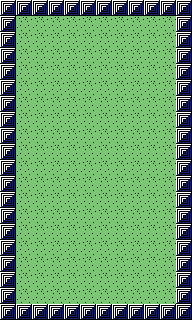

The image is a tile-based game level rendered from a .tmx file. Its description and complete source (layers, tilesets, objects, tile grids) follow:
An orthogonal 12x20 tile map with 16x16 px tiles, 2 tile layers (ground, object).

<map version="1.2" tiledversion="1.2.3" orientation="orthogonal" renderorder="right-down" width="12" height="20" tilewidth="16" tileheight="16" infinite="0" nextlayerid="18" nextobjectid="39">
 <tileset firstgid="1" name="tileset" tilewidth="16" tileheight="16" tilecount="30" columns="10">
  <image source="tile.png" width="160" height="48" />
 </tileset>
 <layer id="17" name="ground" width="12" height="20">
  <data encoding="csv">
3,3,3,3,3,3,3,3,3,3,3,3,
3,3,3,3,3,3,3,3,3,3,3,3,
3,3,3,3,3,3,3,3,3,3,3,3,
3,3,3,3,3,3,3,3,3,3,3,3,
3,3,3,3,3,3,3,3,3,3,3,3,
3,3,3,3,3,3,3,3,3,3,3,3,
3,3,3,3,3,3,3,3,3,3,3,3,
3,3,3,3,3,3,3,3,3,3,3,3,
3,3,3,3,3,3,3,3,3,3,3,3,
3,3,3,3,3,3,3,3,3,3,3,3,
3,3,3,3,3,3,3,3,3,3,3,3,
3,3,3,3,3,3,3,3,3,3,3,3,
3,3,3,3,3,3,3,3,3,3,3,3,
3,3,3,3,3,3,3,3,3,3,3,3,
3,3,3,3,3,3,3,3,3,3,3,3,
3,3,3,3,3,3,3,3,3,3,3,3,
3,3,3,3,3,3,3,3,3,3,3,3,
3,3,3,3,3,3,3,3,3,3,3,3,
3,3,3,3,3,3,3,3,3,3,3,3,
3,3,3,3,3,3,3,3,3,3,3,3
</data>
 </layer>
 <layer id="16" name="object" width="12" height="20">
  <data encoding="csv">
1,1,1,1,1,1,1,1,1,1,1,1,
1,0,0,0,0,0,0,0,0,0,0,1,
1,0,0,0,0,0,0,0,0,0,0,1,
1,0,0,0,0,0,0,0,0,0,0,1,
1,0,0,0,0,0,0,0,0,0,0,1,
1,0,0,0,0,0,0,0,0,0,0,1,
1,0,0,0,0,0,0,0,0,0,0,1,
1,0,0,0,0,0,0,0,0,0,0,1,
1,0,0,0,0,0,0,0,0,0,0,1,
1,0,0,0,0,0,0,0,0,0,0,1,
1,0,0,0,0,0,0,0,0,0,0,1,
1,0,0,0,0,0,0,0,0,0,0,1,
1,0,0,0,0,0,0,0,0,0,0,1,
1,0,0,0,0,0,0,0,0,0,0,1,
1,0,0,0,0,0,0,0,0,0,0,1,
1,0,0,0,0,0,0,0,0,0,0,1,
1,0,0,0,0,0,0,0,0,0,0,1,
1,0,0,0,0,0,0,0,0,0,0,1,
1,0,0,0,0,0,0,0,0,0,0,1,
1,1,1,1,1,1,1,1,1,1,1,1
</data>
 </layer>
</map>